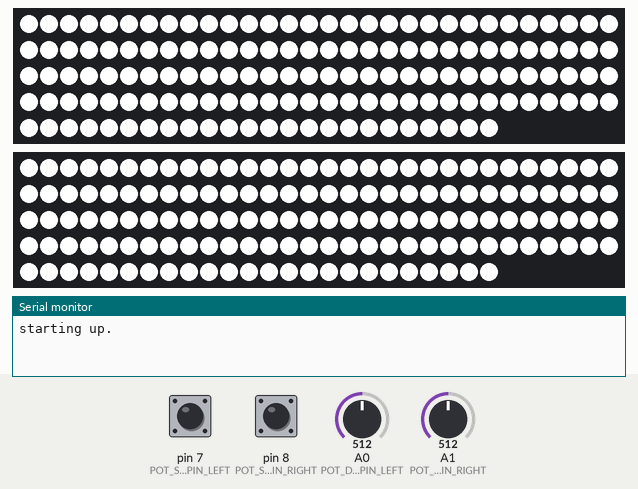
Recording of a sketch running on a simulated Arduino Uno, built with avr-gcc and run on an emulated ATmega328P. On the bench: 2 × 144 RGB LEDs in strip order, left to right, continuing on the next row, the last lines printed to the serial monitor. The test bench sets the inputs (shaded band); at power-on: pin 7 (POT_SWITCH_PIN_LEFT) HIGH, pin 8 (POT_SWITCH_PIN_RIGHT) HIGH, A0 (POT_DATA_PIN_LEFT) = 512, A1 (POT_DATA_PIN_RIGHT) = 512. Dim RGB values are drawn brighter than linear; the strip is taken to match the declared colour order.

Above: at 0.9 s.
2.6 s: pin 7 (POT_SWITCH_PIN_LEFT) pulled LOW for 0.15 s
At 3.0 s:
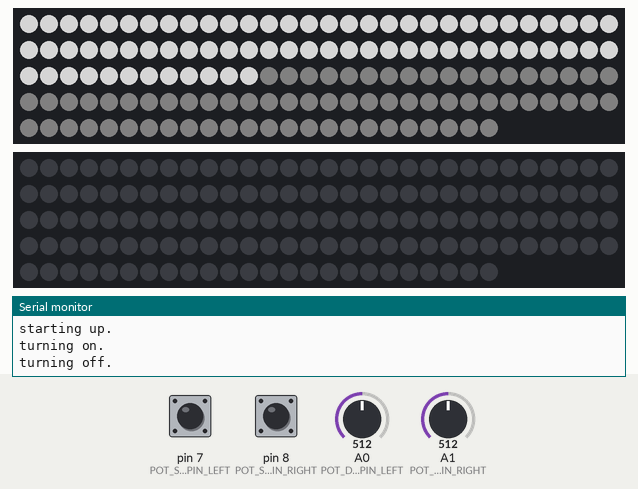
At 4.8 s:
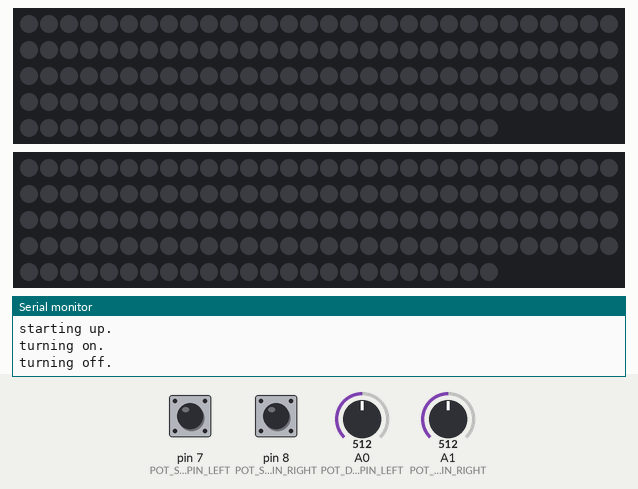
5.3 s: pin 8 (POT_SWITCH_PIN_RIGHT) pulled LOW for 0.15 s
At 6.2 s:
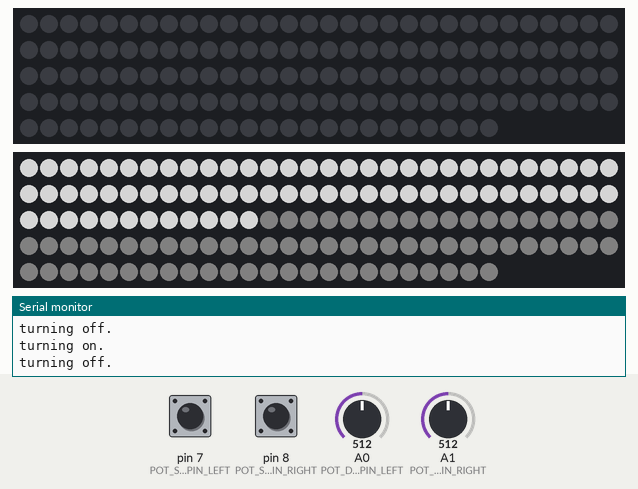
8.0 s: pin 8 (POT_SWITCH_PIN_RIGHT) pulled LOW for 1 s
11.5 s: pin 8 (POT_SWITCH_PIN_RIGHT) pulled LOW for 3.2 s
Timing chart, 0 to 14.5 s (numbered marks = the images above; inputs shaded):
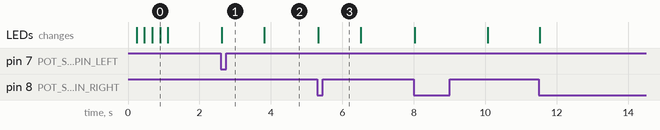

Measured:
- after the input at 2.6 s, the LEDs: change at once (image 1)
- after the input at 5.3 s, the LEDs: change at once (image 3)

The sketch:

main.ino
```cpp
#include <Adafruit_NeoPixel.h>

#define NUMPIXELS 144

#define LED_DATA_PIN_LEFT 5
#define POT_DATA_PIN_LEFT A0
#define POT_SWITCH_PIN_LEFT 7

#define LED_DATA_PIN_RIGHT 6
#define POT_DATA_PIN_RIGHT A1
#define POT_SWITCH_PIN_RIGHT 8

#define LOW_BRIGHTNESS 5
#define DELAYVAL 10

Adafruit_NeoPixel STRIP_LEFT(NUMPIXELS, LED_DATA_PIN_LEFT, NEO_RGBW + NEO_KHZ800);
Adafruit_NeoPixel STRIP_RIGHT(NUMPIXELS, LED_DATA_PIN_RIGHT, NEO_RGBW + NEO_KHZ800);

bool isLeftSwitchedOff = true;
bool isRightSwitchedOff = true;

void setup() {
  Serial.begin(9600);

  pinMode(POT_SWITCH_PIN_LEFT, INPUT_PULLUP);
  pinMode(POT_SWITCH_PIN_RIGHT, INPUT_PULLUP);

  STRIP_LEFT.begin();
  STRIP_RIGHT.begin();

  startUpAnimation();
}

void loop() {

  if(isLeftSwitchedOn()) {

    turnOnLeftIfNeeded();

    processCurrentInputLeft();

  } else {
    turnOffLeftIfNeeded();
  }

  if(isRightSwitchedOn()) {

    turnOnRightIfNeeded();

    processCurrentInputRight();

  } else {
    turnOffRightIfNeeded();
  }

  delay(DELAYVAL);
}


bool isLeftSwitchedOn() {
  // because of INPUT_PULLUP, the values LOW and HIGH are switched
  return digitalRead(POT_SWITCH_PIN_LEFT) == LOW;
}

bool isRightSwitchedOn() {
  // because of INPUT_PULLUP, the values LOW and HIGH are switched
  return digitalRead(POT_SWITCH_PIN_RIGHT) == LOW;
}

void turnOnLeftIfNeeded() {
  if(isLeftSwitchedOff) {
      turnLeftOn();
      isLeftSwitchedOff = false;
    }
}

void turnLeftOn() {
  Serial.println("turning on.");
  for(int i=0; i < NUMPIXELS; i++) {
    STRIP_LEFT.setPixelColor(i, getColor(LOW_BRIGHTNESS));
  }
  STRIP_LEFT.show();
}

void turnOnRightIfNeeded() {
  if(isRightSwitchedOff) {
      turnRightOn();
      isRightSwitchedOff = false;
    }
}

void turnRightOn() {
  Serial.println("turning on.");
  for(int i=0; i < NUMPIXELS; i++) {
    STRIP_RIGHT.setPixelColor(i, getColor(LOW_BRIGHTNESS));
  }
  STRIP_RIGHT.show();
}

void processCurrentInputLeft() {
  int pivot = map(analogRead(POT_DATA_PIN_LEFT), 0, 1023, 0, NUMPIXELS);
  int dynamicBrightness = map(analogRead(POT_DATA_PIN_LEFT), 0, 1023, LOW_BRIGHTNESS, 255);

  for(int i=0; i < pivot; i++) {
    STRIP_LEFT.setPixelColor(i, getColor(dynamicBrightness));
  }

  for(int i=pivot; i < NUMPIXELS; i++) {
    STRIP_LEFT.setPixelColor(i, getColor(LOW_BRIGHTNESS));
  }

  STRIP_LEFT.show();
}

void processCurrentInputRight() {
  int pivot = map(analogRead(POT_DATA_PIN_RIGHT), 0, 1023, 0, NUMPIXELS);
  int dynamicBrightness = map(analogRead(POT_DATA_PIN_RIGHT), 0, 1023, LOW_BRIGHTNESS, 255);

  for(int i=0; i < pivot; i++) {
    STRIP_RIGHT.setPixelColor(i, getColor(dynamicBrightness));
  }

  for(int i=pivot; i < NUMPIXELS; i++) {
    STRIP_RIGHT.setPixelColor(i, getColor(LOW_BRIGHTNESS));
  }

  STRIP_RIGHT.show();
}

void turnOffLeftIfNeeded() {
  if(!isLeftSwitchedOff) {
    turnOffLeft();
    isLeftSwitchedOff = true;
  }
}

void turnOffRightIfNeeded() {
  if(!isRightSwitchedOff) {
    turnOffRight();
    isRightSwitchedOff = true;
  }
}

void turnOffLeft() {
  Serial.println("turning off.");
  for(int i=NUMPIXELS-1; i >= 0; i--) {
    STRIP_LEFT.setPixelColor(i, getColor(0));
    STRIP_LEFT.show();
  }
}

void turnOffRight() {
  Serial.println("turning off.");
  for(int i=NUMPIXELS-1; i >= 0; i--) {
    STRIP_RIGHT.setPixelColor(i, getColor(0));
    STRIP_RIGHT.show();
  }
}

void startUpAnimation() {
  Serial.println("starting up.");
  for(int j=0; j < 3; j++) {
    for(int i=0; i < NUMPIXELS; i++) {
      STRIP_LEFT.setPixelColor(i, getColor(255));
      STRIP_RIGHT.setPixelColor(i, getColor(255));
    }
    STRIP_LEFT.show();
    STRIP_RIGHT.show();
    delay(200);

    for(int i=0; i < NUMPIXELS; i++) {
      STRIP_LEFT.setPixelColor(i, getColor(0));
      STRIP_RIGHT.setPixelColor(i, getColor(0));
    }
    STRIP_LEFT.show();
    STRIP_RIGHT.show();
    delay(200);
  }
}

uint32_t getColor(int brightness) {
  return STRIP_LEFT.Color(0, 0, 0, brightness);
}
```
